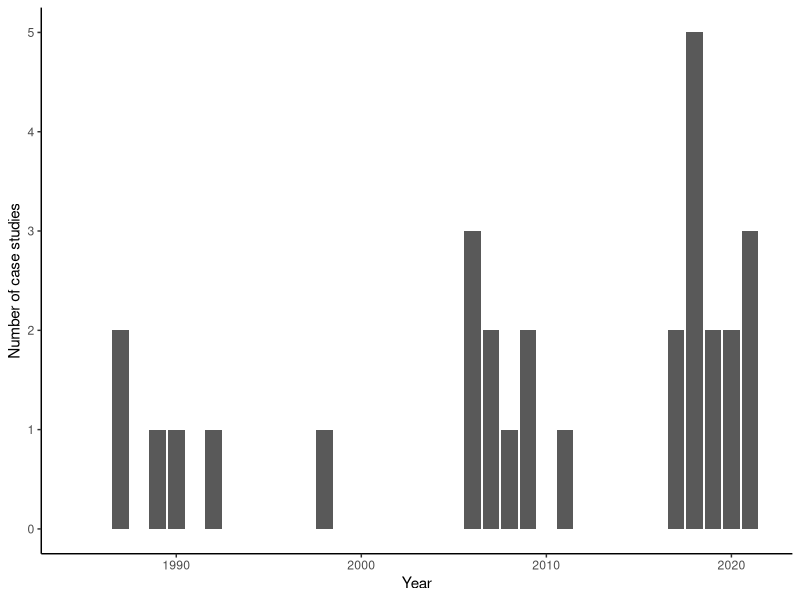

This chart was generated by the following R code:
# analyze trends in case studies from systematic review

# load necessary packages
library(tidyverse)
rm(list = ls())

# load in case study list
cases <- read.csv('data/case_studies.csv')
cases$year <- as.integer(cases$year)

# case study count by year
yearly_counts <- data.frame(year = 1985:2021, count = numeric(37))
for (i in 1985:2021) {
  yearly_counts$count[i-1984] <- sum(cases$year == i)
  yearly_counts$year[i-1984] <- i
}

p1 <- ggplot(yearly_counts,aes(year,count)) + geom_col() +
  theme_classic() +
  xlab("Year") +
  ylab("Number of case studies")
p1

